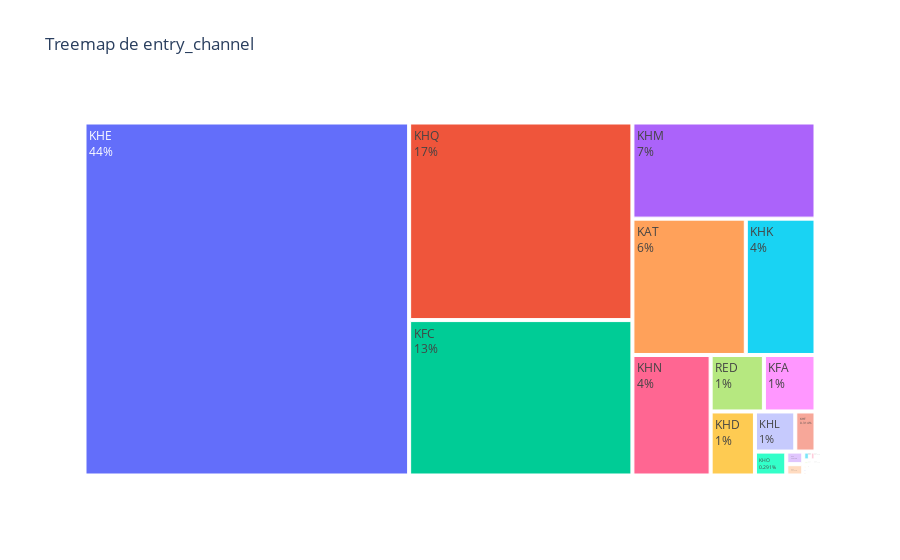

The notebook cell this image was saved under:
### Code cell
# Contar la frecuencia de cada valor en la columna 'entry_channel'
value_counts = df_total_anal_ult['entry_channel'].value_counts().reset_index()
value_counts.columns = ['entry_channel', 'count']

# Calcular el porcentaje
value_counts['percentage'] = (value_counts['count'] / value_counts['count'].sum()) * 100

# Crear el treemap con Plotly
fig = go.Figure(go.Treemap(
    labels=value_counts['entry_channel'],
    parents=['' for _ in value_counts['entry_channel']],
    values=value_counts['count'],
    customdata=value_counts['percentage'],
    textinfo="label+percent parent",
))

fig.update_layout(title='Treemap de entry_channel')
fig.show()

### Figure 1 — Plotly figure (JSON) as saved in the notebook; plotly's stock layout.template omitted (floating-point values rounded to 4 significant figures)
{"data": [{"customdata": [44.41, 17.1, 13.45, 6.821, 5.992, 3.683, 3.653, 1.166, 1.129, 1.1, 0.6269, 0.314, 0.2908, 0.08278, 0.07457, 0.02258, 0.01938, 0.01072, 0.01026, 0.006158, 0.005701, 0.005245, 0.003421, 0.003193, 0.002281, 0.002281, 0.002053, 0.001824, 0.001596, 0.001596, 0.00114, 0.00114, 0.0009122, 0.0006842, 0.0006842, 0.0006842, 0.0006842, 0.0006842, 0.0006842, 0.0006842, 0.0004561, 0.0004561, 0.0004561, 0.0004561, 0.0004561, 0.0004561, 0.0004561, 0.0002281, 0.0002281, 0.0002281, 0.0002281, 0.0002281, 0.0002281, 0.0002281, 0.0002281, 0.0002281, 0.0002281, 0.0002281, 0.0002281, 0.0002281, 0.0002281, 0.0002281, 0.0002281, 0.0002281, 0.0002281], "labels": ["KHE", "KHQ", "KFC", "KHM", "KAT", "KHK", "KHN", "RED", "KFA", "KHD", "KHL", "KHF", "KHO", "KAZ", "KHC", "KBG", "KHP", "007", "KEH", "013", "KAG", "KAS", "KAA", "KBZ", "KAY", "KAR", "KAF", "KCC", "KAB", "KFD", "KHS", "KAW", "KCH", "KAH", "KAQ", "KDH", "KAE", "KAD", "KCB", "KAM", "KAJ", "KCI", "KDT", "KFL", "KFF", "KAK", "KEY", "KBW", "KGN", "KGC", "KBE", "KGX", "KFK", "004", "KFS", "KFP", "KCL", "KBU", "KDR", "KES", "KBH", "KBY", "KBO", "KAI", "KCK"], "parents": ["", "", "", "", "", "", "", "", "", "", "", "", "", "", "", "", "", "", "", "", "", "", "", "", "", "", "", "", "", "", "", "", "", "", "", "", "", "", "", "", "", "", "", "", "", "", "", "", "", "", "", "", "", "", "", "", "", "", "", "", "", "", "", "", ""], "textinfo": "label+percent parent", "type": "treemap", "values": [194727, 74967, 58969, 29907, 26275, 16151, 16016, 5111, 4952, 4822, 2749, 1377, 1275, 363, 327, 99, 85, 47, 45, 27, 25, 23, 15, 14, 10, 10, 9, 8, 7, 7, 5, 5, 4, 3, 3, 3, 3, 3, 3, 3, 2, 2, 2, 2, 2, 2, 2, 1, 1, 1, 1, 1, 1, 1, 1, 1, 1, 1, 1, 1, 1, 1, 1, 1, 1]}], "layout": {"title": {"text": "Treemap de entry_channel"}}}
